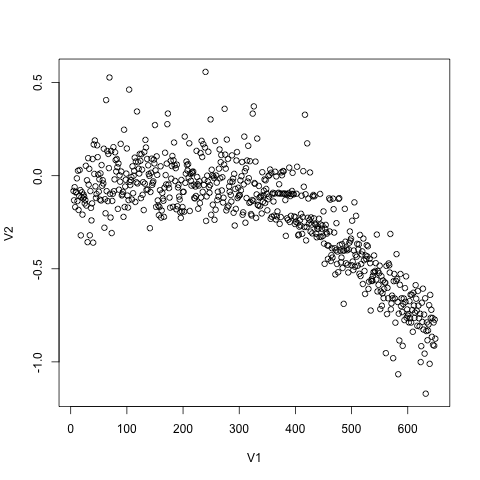

The script that saved this image:

a <-read.csv("trial-1-20171229151217.csv", header = FALSE)
plot(a)
png("trial-1-20171229151217.csv.png")
plot(a)

